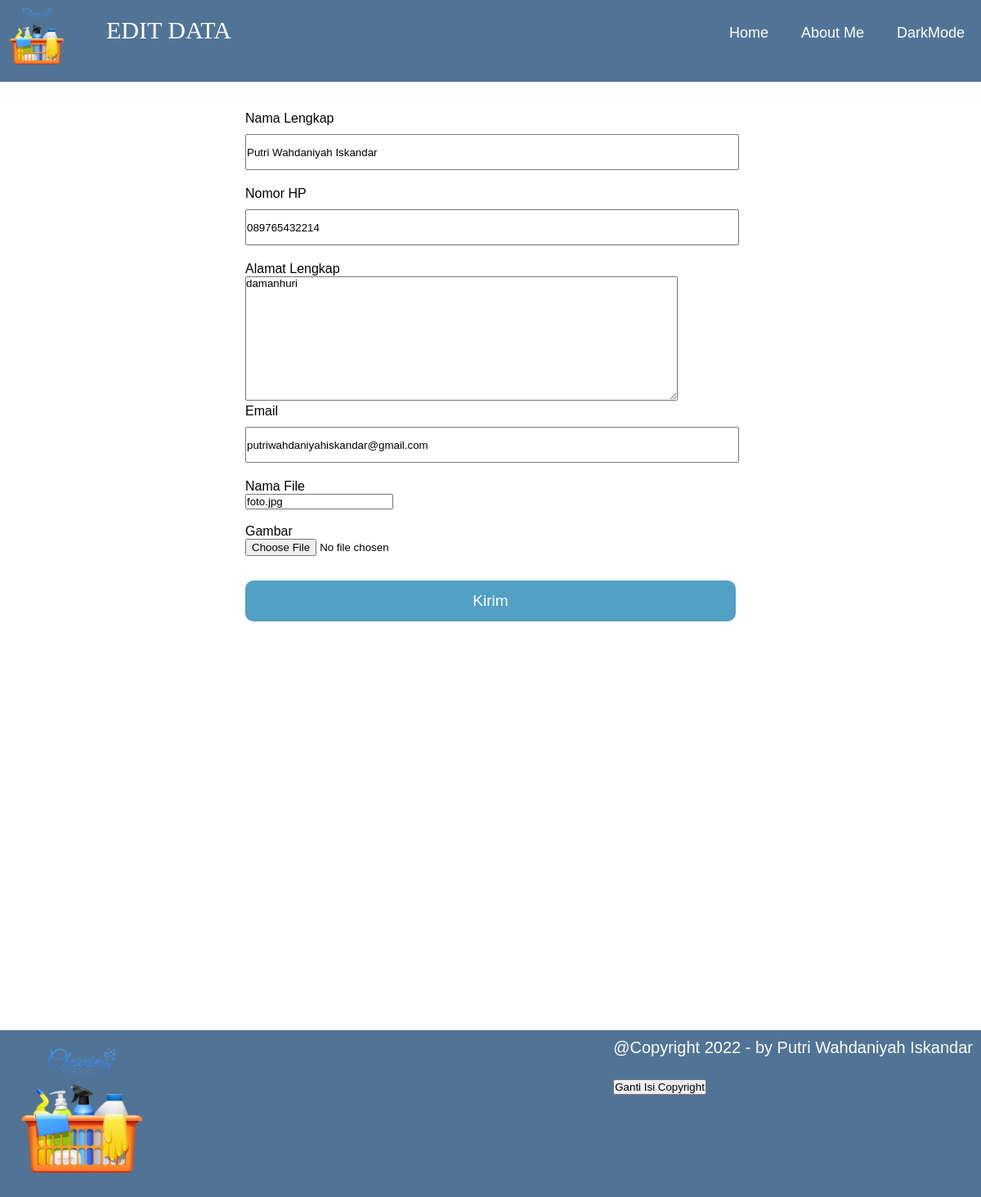
/edit.php?id=5, run on the app's committed database.
### tables this page shows
CREATE TABLE `cleaning` (
  `Id_gambar` int(64) NOT NULL,
  `id` int(64) NOT NULL,
  `nama_gambar` varchar(64) NOT NULL,
  `file` varchar(64) NOT NULL,
  `tanggal` date NOT NULL
);

CREATE TABLE `pendaftar` (
  `id` int(64) NOT NULL,
  `nama` varchar(64) NOT NULL,
  `telpon` varchar(64) NOT NULL,
  `alamat` varchar(64) NOT NULL,
  `email` varchar(64) NOT NULL
);

### edit.php (the view, shortened to what this page needs)
<?php
require "config.php";
if(isset($_GET['id'])){
    $query = mysqli_query($db,"SELECT * FROM pendaftar JOIN cleaning on pendaftar.id = cleaning.id WHERE pendaftar.id =$_GET[id]");
    $result = mysqli_fetch_assoc($query);
    $nama = $result['nama'];
    $telpon = $result['telpon'];
    $alamat = $result['alamat'];
    $email = $result['email'];
    $oldimages = $result['file'];
}
?>
<!DOCTYPE html>
<html lang="en">
<head>
    <link rel="stylesheet" href="style3.css">
</head>
<body>
<div class="header">
        <img src="images/logo.png" alt="" height="90%">
        <div class="header-logo">EDIT DATA  </div>
        <div class="header-list">
            <ul>
                <li class="Mode"> DarkMode</li>
                <li> <a href="About.php"
                    style="text-decoration:none;"> About Me</a></li>
                <li><a href="http://localhost/Posttest6/Posttest6.php"
                    style="text-decoration:none ;">Home</a></li>
            </ul>
        </div>
    </div>
    <br><br>
    <div class="form-class">
        <form action="" method="post" enctype="multipart/form-data">
            <label for="">Nama Lengkap</label><br>
            <input type="text" name="nama" class="form-text" value='<?=$nama?>'><br>
            <label for="">Nomor HP</label><br>
            <input type="text" name="telpon" class="form-text" value='<?=$telpon?>'><br>
            <label for="">Alamat Lengkap</label><br>
            <textarea name="alamat" cols="64" rows="10" ><?=$alamat?></textarea><br>
            <label for="">Email</label><br>
            <input type="email" name="email" class="form-text" value='<?=$email?>'><br>
            <label for="nama_gambar">Nama File</label><br>
            <input type="text" name="nama_gambar" class="pesan-item" value='<?=$oldimages?>'><br><br>
            <label for="gambar">Gambar</label><br>
            <input type="file" name="gambar" class="pesan-item" value='<?=$gambar?>'><br>
            <input type="submit" name="submit" value="Kirim" class="btn-submit">
        </form>
    </div>
    <div class="footer">
        <img src="images/alat.png" alt="" width="200px">
        <div class="footer-logo"> @Copyright 2022 - by Putri Wahdaniyah Iskandar <br><br>
            <button id="ganti-copyreg">Ganti Isi Copyright</button>
        </div>
</body>
</html>

### style3.css (style rules this page uses)
* { margin: 0; padding: 0; font-family: Arial, Helvetica, sans-serif; }
.header { background-color: #517496; text-align: left; color: #fff; height: 100px; }
.header img { float: left; }
.header-logo { font-size: 30px; font-family: Georgia, 'Times New Roman', Times, serif; float: left; padding: 20px 40px; }
.header-list a { color: #fff; }
.Mode { cursor: pointer; }
.header-list li { float: right; list-style: none; font-size: 18px; padding: 30px 20px; }
.form-class { width: 50%; margin: auto; margin-bottom: 20px; }
.form-text { width: 100%; height: 40px; margin: 10px 0px 20px; }
.btn-submit { width: 100%; height: 50px; margin-top: 30px; font-size: larger; border-style: none; border-radius: 10px; background-color: rgb(82, 160, 196); color: white; }
.footer { background-color: #517496; color: #fff; margin-top: 500px; }
.footer-logo { font-size: 20px; float: right; padding: 10px 10px; }

### data on the page
cleaning: nama "Putri Wahdaniyah Iskandar", telpon "089765432214", alamat "damanhuri", email "putriwahdaniyahiskandar@gmail.com", nama_gambar "foto.jpg"
